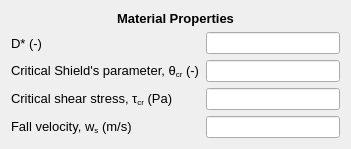
     <widget class="QWidget" name="formLayoutWidget_17">
      <property name="geometry">
       <rect>
        <x>20</x>
        <y>530</y>
        <width>351</width>
        <height>122</height>
       </rect>
      </property>
      <layout class="QFormLayout" name="formLayout_20">
       <item row="1" column="0">
        <widget class="QLabel" name="Dstar_wpc_lbl">
         <property name="font">
          <font>
           <family>MS Shell Dlg 2</family>
           <pointsize>10</pointsize>
          </font>
         </property>
         <property name="text">
          <string>D* (-)</string>
         </property>
        </widget>
       </item>
       <item row="1" column="1">
        <widget class="QLineEdit" name="Dstar_wpc_txt">
         <property name="readOnly">
          <bool>true</bool>
         </property>
        </widget>
       </item>
       <item row="2" column="0">
        <widget class="QLabel" name="crShields_wpc_lbl">
         <property name="font">
          <font>
           <family>MS Shell Dlg 2</family>
           <pointsize>10</pointsize>
          </font>
         </property>
         <property name="text">
          <string>&lt;html&gt;&lt;head/&gt;&lt;body&gt;&lt;p&gt;Critical Shield's parameter, θ&lt;span style=&quot; vertical-align:sub;&quot;&gt;cr&lt;/span&gt; (-)&lt;/p&gt;&lt;/body&gt;&lt;/html&gt;</string>
         </property>
        </widget>
       </item>
       <item row="2" column="1">
        <widget class="QLineEdit" name="crShields_wpc_txt">
         <property name="readOnly">
          <bool>true</bool>
         </property>
        </widget>
       </item>
       <item row="3" column="0">
        <widget class="QLabel" name="crShear_wpc_lbl">
         <property name="font">
          <font>
           <family>MS Shell Dlg 2</family>
           <pointsize>10</pointsize>
           <weight>50</weight>
           <bold>false</bold>
           <strikeout>false</strikeout>
           <kerning>true</kerning>
          </font>
         </property>
         <property name="text">
          <string>&lt;html&gt;&lt;head/&gt;&lt;body&gt;&lt;p&gt;Critical shear stress, τ&lt;span style=&quot; vertical-align:sub;&quot;&gt;cr&lt;/span&gt; (Pa)&lt;/p&gt;&lt;/body&gt;&lt;/html&gt;</string>
         </property>
        </widget>
       </item>
       <item row="3" column="1">
        <widget class="QLineEdit" name="crShear_wpc_txt">
         <property name="readOnly">
          <bool>true</bool>
         </property>
        </widget>
       </item>
       <item row="0" column="0" colspan="2">
        <widget class="QLabel" name="materialProperties_lbl_5">
         <property name="font">
          <font>
           <family>MS Shell Dlg 2</family>
           <pointsize>10</pointsize>
           <weight>75</weight>
           <bold>true</bold>
          </font>
         </property>
         <property name="text">
          <string>&lt;html&gt;&lt;head/&gt;&lt;body&gt;&lt;p align=&quot;center&quot;&gt;Material Properties&lt;/p&gt;&lt;/body&gt;&lt;/html&gt;</string>
         </property>
        </widget>
       </item>
       <item row="4" column="0">
        <widget class="QLabel" name="fallVelocity_wpc_lbl">
         <property name="font">
          <font>
           <family>MS Shell Dlg 2</family>
           <pointsize>10</pointsize>
           <weight>50</weight>
           <bold>false</bold>
           <strikeout>false</strikeout>
           <kerning>true</kerning>
          </font>
         </property>
         <property name="text">
          <string>&lt;html&gt;&lt;head/&gt;&lt;body&gt;&lt;p&gt;Fall velocity, w&lt;span style=&quot; vertical-align:sub;&quot;&gt;s&lt;/span&gt; (m/s)&lt;/p&gt;&lt;/body&gt;&lt;/html&gt;</string>
         </property>
        </widget>
       </item>
       <item row="4" column="1">
        <widget class="QLineEdit" name="fallVelocity_wpc_txt">
         <property name="readOnly">
          <bool>true</bool>
         </property>
        </widget>
       </item>
      </layout>
     </widget>
